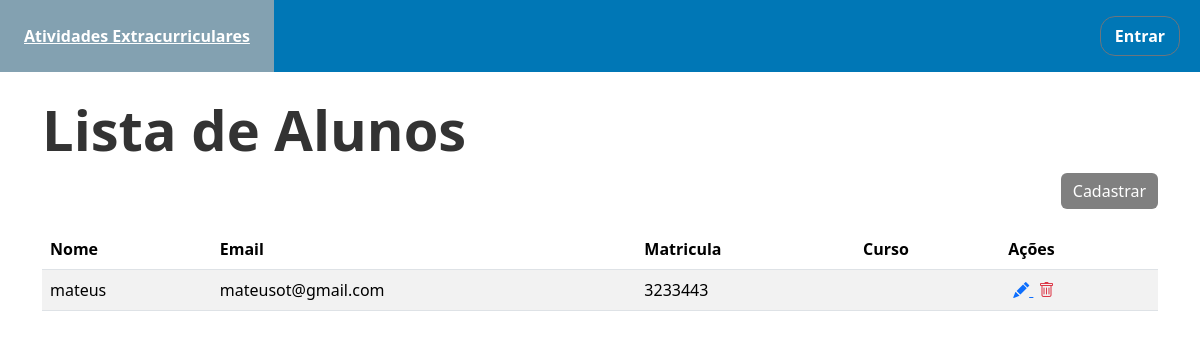
Page /alunos/ on the earlier database version.
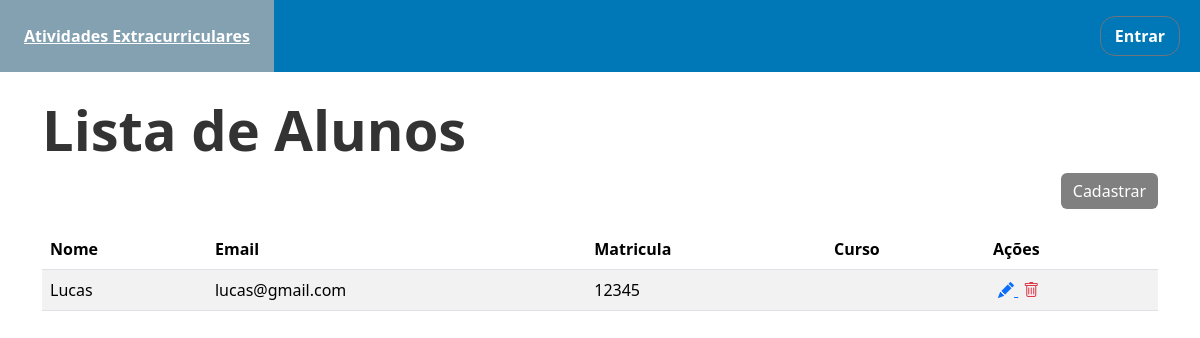
Same page on the later database version.
### site_pfi/models.py (models this page shows, shortened)
class Aluno(models.Model):
    nome = models.CharField(max_length=50)
    email = models.EmailField(max_length=80)
    matricula = models.CharField(max_length=30, unique=True)
    fk_curso = models.ForeignKey('Curso',on_delete=models.SET_NULL, null=True, blank=True )

### site_pfi/views.py (the view)
# urls.py: path('alunos/', AlunosListView.as_view(), name='alunos'),
class AlunosListView(ListView):
    model = Aluno
    template_name = 'aluno_list.html'
    context_object_name = 'alunos' #Carrega uma lista com os dados do bd
    extra_context = {'form_titulo' : 'Lista de Alunos'}

### templates/aluno_list.html (shortened to what this page needs)
{% extends 'page.html' %}
{% block conteudo %}
    <div class="content container mt-4">
        <h2 class="section-title">
            {{ form_titulo }}
        </h2>
        <div class="text-end">
            <a class="btn btn-success" href="{% url 'novo_aluno' %}" style="background-color: gray; border: gray">Cadastrar </a>
        </div>
        <table class="table table-striped" style="margin-top: 20px;">
            <thead class='table'>
            <tr>
                <th>Nome</th>
                <th>Email</th>
                <th>Matricula</th>
                <th>Curso</th>
                <th>Ações</th>
            </tr>
            </thead>
            <tbody>
            {% for al in alunos %}
                <tr>
                    <td>{{ al.nome }}</td>
                    <td>{{ al.email }}</td>
                    <td>{{ al.matricula }}</td>
                    <td>{{ al.curso }}</td>
                    <td>
                        <a href="{% url 'editar_aluno' al.pk %}" style="margin-left: 5px" >
                            <i class="bi bi-pencil-fill"></i>
                        </a>
                        <a class="text-danger" href="{% url 'remover_aluno' al.pk %}" style="margin: 5px">
                            <i class="bi bi-trash"></i>
                        </a>
                    </td>
                </tr>
            {% endfor %}
            </tbody>
        </table>
    </div>
{% endblock conteudo %}

Differences in the rows shown:
changed Aluno: nome "mateus" → "Lucas"; email "mateusot@gmail.com" → "lucas@gmail.com"; matricula "3233443" → "12345"
